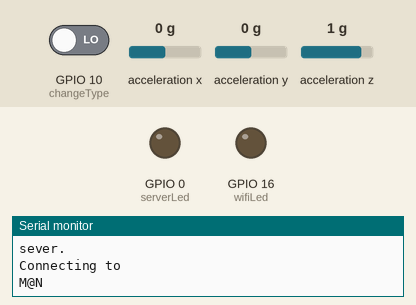
Simulated run of this sketch. Board: ESP8266 (NodeMCU). Parts: output pins drawn as LEDs (lit = HIGH), the last lines printed to the serial monitor. Wiring (inferred from the names in the program): MPU-6050 motion sensor at I2C address 0x68. Inputs (shaded band) come from the test bench; at power-on: GPIO 10 (changeType) LOW, acceleration x 0 g, acceleration y 0 g, acceleration z 1 g. WiFi joins after 1.5 s; servers stay silent unless stated; uploads are accepted with an empty reply; storage starts empty.

Above: at 1.2 s.
1.3 s: GPIO 10 (changeType) driven HIGH
At 1.44 s:
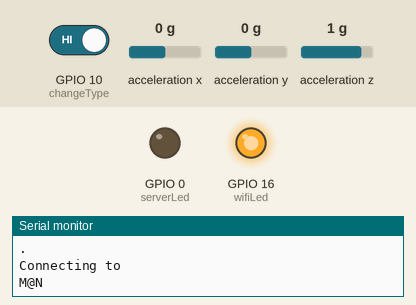
At 2.1 s:
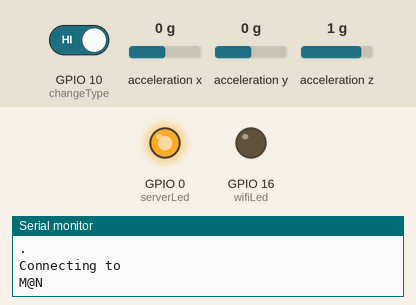
3.1 s: GPIO 10 (changeType) driven LOW
At 3.4 s:
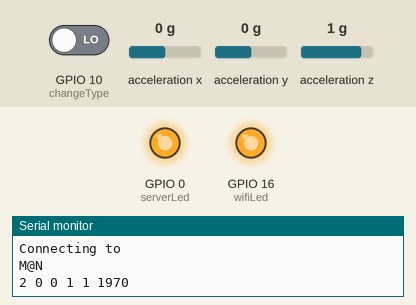
Timing chart, 0 to 6.1 s (numbered marks = the images above; inputs shaded):
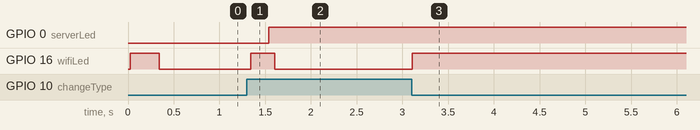

The sketch:

MPU6050_ESP8266_V4.001.ino
```cpp
#include<Wire.h>
#include <ESP8266WiFi.h>
#include <ArduinoJson.h>
#include <SPI.h>
#include <SD.h>
#include <TimeLib.h>

String deviceId = "4";
int serverLed = 0;
int changeType = 10;
int wifiLed = 16;
File myFile;

const char* ssid = "M@N";
const char* password = "123456712";
const char* host = "192.168.43.150";
const char* streamId   = "....................";
const char* privateKey = "....................";
const int MPU = 0x68; // I2C address of the MPU-6050
int16_t AcX, AcY, AcZ, Tmp, GyX, GyY, GyZ, count;
int16_t accelCount[3];

int arrayIndex = 0;
int dataIndex = 0;
long accTimeout = 0;
boolean initialize = false;

DynamicJsonBuffer jsonBuffer;
JsonObject& root2 = jsonBuffer.createObject();
JsonArray& dataX = root2.createNestedArray("xAxis");
JsonArray& dataY = root2.createNestedArray("yAxis");
JsonArray& dataZ = root2.createNestedArray("zAxis");

void setup() {
  pinMode(wifiLed, OUTPUT);
  pinMode(serverLed, OUTPUT);
  pinMode(changeType, INPUT);
  //pinMode(successLed, OUTPUT);
  Serial.begin(9600);
  Serial.print("Initializing SD card...");

  if (!SD.begin(2)) {
    Serial.println("initialization failed!");
    return;
  }
  Serial.println("initialization done.");
  Wire.begin(4, 5);
  Wire.beginTransmission(MPU);
  Wire.write(0x6B); // PWR_MGMT_1 register
  Wire.write(0); // set to zero (wakes up the MPU-6050)
  Wire.endTransmission(true);
  WiFi.begin(ssid, password);
  /*while (WiFi.status() != WL_CONNECTED) {
    digitalWrite(wifiLed, LOW);
    delay(500);
    digitalWrite(wifiLed, HIGH);
    Serial.println(".");
    Serial.println("Connecting to ");
    Serial.println(ssid);
    }*/
  digitalWrite(wifiLed, HIGH);
  myFile = SD.open("datalog.txt", FILE_WRITE);


}
void loop() {
  Wire.beginTransmission(MPU);
  Wire.write(0x3B); // starting with register 0x3B (ACCEL_XOUT_H)
  Wire.endTransmission(false);
  readAccelData(accelCount);
  delay(1);
  if (digitalRead(changeType) == HIGH) {
    digitalWrite(wifiLed, LOW);
    dataIndex++;
    if (!myFile) {
      myFile = SD.open("datalog.txt", FILE_WRITE);
    }
    writeData();
    if (accelCount[0] == -1 && accelCount[1] == -1 && accelCount[2] == -1) {
      Serial.println("error");

    }
    if (dataIndex == 500 || dataIndex == 0) {
      myFile.close();
      dataIndex = 0;
      Serial.print(second());
      Serial.print(" ");
      Serial.print(minute());
      Serial.print(" ");
      Serial.print(hour());
      Serial.print(" ");
      Serial.print(day());
      Serial.print(" ");
      Serial.print(month());
      Serial.print(" ");
      Serial.print(year());
      Serial.println();
      myFile = SD.open("datalog.txt", FILE_WRITE);
    }
  } else {
    myFile.close();
    digitalWrite(wifiLed, HIGH);
    //dataX.prettyPrintTo(Serial);
    if (!initialize) {
      dataX.add(accelCount[0]);
      dataY.add(accelCount[1]);
      dataZ.add(accelCount[2]);
    } else {
      dataX.set(arrayIndex, accelCount[0]);
      dataY.set(arrayIndex, accelCount[1]);
      dataZ.set(arrayIndex, accelCount[2]);
    }
    arrayIndex++;
    if (arrayIndex == 150) {
      Serial.print("sever");
      initialize = true;
      long time = millis() - accTimeout;
      if (WiFi.status() != WL_CONNECTED) {
        while (WiFi.status() != WL_CONNECTED && digitalRead(changeType) == LOW ) {
          digitalWrite(wifiLed, LOW);
          delay(500);
          digitalWrite(wifiLed, HIGH);
          Serial.println(".");
          Serial.println("Connecting to ");
          Serial.println(ssid);
        }
        if (digitalRead(changeType) == LOW ) {
          digitalWrite(wifiLed, LOW);
        } else {
          digitalWrite(wifiLed, HIGH);
        }
      }
      sendData(root2);
      accTimeout = millis();
      arrayIndex = 0;
    }
  }
}

void sendData(JsonObject& root)
{
  WiFiClient client;
  const int httpPort = 8082;
  if (!client.connect(host, httpPort)) {
    Serial.println("connection failed");
    digitalWrite(serverLed, HIGH);
    delay(200);
    digitalWrite(serverLed, LOW);
    return;
  }
  digitalWrite(serverLed, HIGH);
  // We now create a URI for the request
  String url = "/vector/rest/vibrationData/3";
  client.print(String("POST ") + url + " HTTP/1.1\r\n" +
               "Host: " + host + "\r\n"
               "Connection: close\r\n");
  client.println("Cache-Control: no-cache");
  client.println("Content-Type: application/json");
  client.print("Content-Length: ");
  int length = root.measureLength();
  client.println(length);
  client.println();
  String out;
  root.printTo(out);
  client.println(out);
  unsigned long timeout = millis();
  while (client.available() == 0) {
    String line = client.readStringUntil('\r');
    Serial.print(line);
    if (millis() - timeout > 10000) {
      Serial.println(">>> Client Timeout !");
      client.stop();
      return;
    }
  }
}

void writeData() {
  // if the file is available, write to it:
  if (myFile) {
    myFile.print(accelCount[0]);
    myFile.print(" ");
    myFile.print(accelCount[1]);
    myFile.print(" ");
    myFile.print(accelCount[2]);
    myFile.print(" ");
    myFile.println(millis());
    //myFile.close();
  }
  else {
    Serial.println("error opening datalog.txt");
  }
}
void readAccelData(int16_t * destination)
{
  uint8_t rawData[6];  // x/y/z accel register data stored here
  readBytes(0x68, 0x3B, 6, &rawData[0]);  // Read the six raw data registers into data array
  destination[0] = (int16_t)((rawData[0] << 8) | rawData[1]) ;  // Turn the MSB and LSB into a signed 16-bit value
  destination[1] = (int16_t)((rawData[2] << 8) | rawData[3]) ;
  destination[2] = (int16_t)((rawData[4] << 8) | rawData[5]) ;
}
void readBytes(uint8_t address, uint8_t subAddress, uint8_t count, uint8_t * dest)
{
  Wire.beginTransmission(address);   // Initialize the Tx buffer
  Wire.write(subAddress);            // Put slave register address in Tx buffer
  Wire.endTransmission(false);       // Send the Tx buffer, but send a restart to keep connection alive
  uint8_t i = 0;
  Wire.requestFrom(address, count);  // Read bytes from slave register address
  while (Wire.available()) {
    dest[i++] = Wire.read();
  }         // Put read results in the Rx buffer
}
```

Measured:
- after the input at 1.3 s, GPIO 0 (serverLed): LOW → HIGH after 0.24 s instead of 0.74 s; GPIO 16 (wifiLed): LOW → HIGH after 0.04 s instead of 0.80 s
- after the input at 3.1 s, GPIO 16 (wifiLed): LOW → HIGH at once
